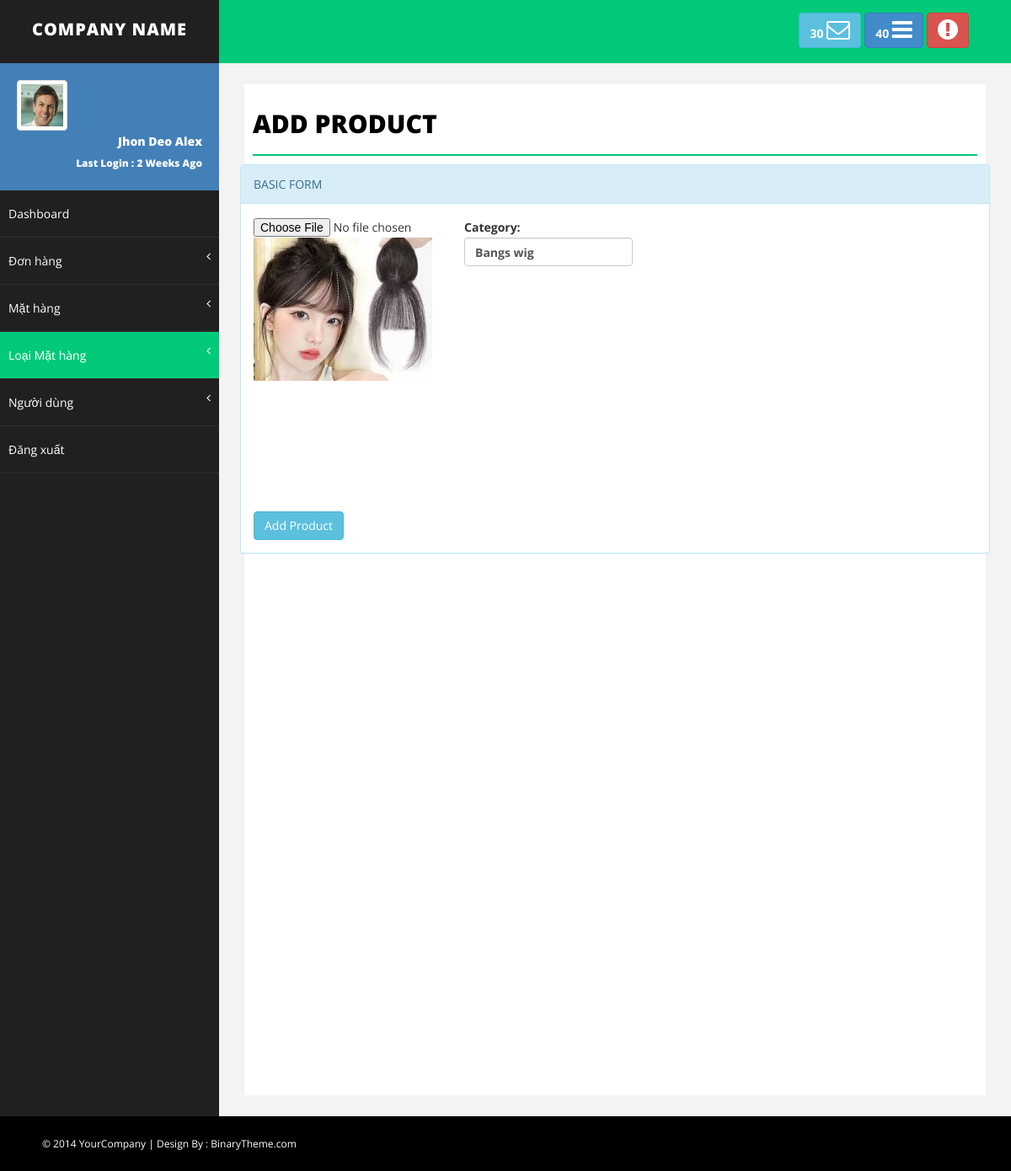
/bs-advance-admin/advance-admin/edt-category.php?category=Bangs wig, run on the app's committed database.
### tables this page shows
CREATE TABLE `category` (
  `id` int(11) NOT NULL,
  `category` varchar(20) NOT NULL,
  `cover` text NOT NULL
);

### bs-advance-admin/advance-admin/control.php (called while the page is built, shortened)
<?php
include('connect.php');
class dataadmin
{
    function get_category($category)
    {
        global $conn;
        $sql = "SELECT * FROM category WHERE category = '$category'";
        $run = mysqli_query($conn, $sql);
        return $run;
    }
}
?>

### bs-advance-admin/advance-admin/edt-category.php (the view, shortened to what this page needs)
<!DOCTYPE html>
<html xmlns="http://www.w3.org/1999/xhtml">
<head>
    <link rel="stylesheet" href="assets/css/style.css">
    <link href="assets/css/bootstrap.css" rel="stylesheet" />
    <link href="assets/css/font-awesome.css" rel="stylesheet" />
    <link href="assets/css/basic.css" rel="stylesheet" />
    <link href="assets/css/custom.css" rel="stylesheet" />
</head>
<body>
    <?php
    include('control.php');
    $getdata = new dataadmin();
    ?>
    <div id="wrapper">
        <nav class="navbar navbar-default navbar-cls-top " role="navigation" style="margin-bottom: 0">
            <div class="navbar-header">
                <a class="navbar-brand" href="index.html">COMPANY NAME</a>
            </div>
            <div class="header-right">
                <a href="message-task.html" class="btn btn-info" title="New Message"><b>30 </b><i
                        class="fa fa-envelope-o fa-2x"></i></a>
                <a href="message-task.html" class="btn btn-primary" title="New Task"><b>40 </b><i
                        class="fa fa-bars fa-2x"></i></a>
                <a href="login.html" class="btn btn-danger" title="Logout"><i
                        class="fa fa-exclamation-circle fa-2x"></i></a>
            </div>
        </nav>
        <nav class="navbar-default navbar-side" role="navigation">
            <div class="sidebar-collapse">
                <ul class="nav" id="main-menu">
                    <li>
                        <div class="user-img-div">
                            <img src="assets/img/user.png" class="img-thumbnail" />
                            <div class="inner-text">
                                Jhon Deo Alex
                                <br />
                                <small>Last Login : 2 Weeks Ago </small>
                            </div>
                        </div>
                    </li>
                    <li>
                        <a href="index.php">Dashboard</a>
                    </li>
                    <li>
                        <a href="#">Đơn hàng<span class="fa arrow"></span></a>
                    </li>
                    <li>
                        <a href="#">Mặt hàng<span class="fa arrow"></span></a>
                    </li>
                    <li>
                        <a class="active-menu" href="#">Loại Mặt hàng<span class="fa arrow"></span></a>
                    </li>
                    <li>
                        <a href="#">Người dùng<span class="fa arrow"></span></a>
                    </li>
                    <li>
                        <a href="logout.html">Đăng xuất</a>
                    </li>
                </ul>
            </div>
        </nav>
        <div id="page-wrapper">
            <div id="page-inner">
                <div class="row">
                    <div class="col-md-12">
                        <h1 class="page-head-line">Add Product</h1>
                    </div>
                </div>
                <div class="row">
                    <div>
                        <div class="panel panel-info">
                            <div class="panel-heading">
                                BASIC FORM
                            </div>
                            <div class="panel-body">
                                <?php
                                $getCategory = $getdata->get_category($_GET['category']);
                                foreach ($getCategory as $category)
                                ?>
                                <form method="POST" enctype="multipart/form-data">
                                    <div style="display: flex;">
                                        <div class="cover">
                                            <input type="file" name="cover" onchange="previewImage(event)">
                                            <img class="cover-art" id="preview"
                                                src="img/cover/<?php echo $category['cover'] ?>" alt="Preview Image">
                                        </div>
                                        <div class="form-group">
                                            <label>Category:
                                                <input class="form-control" name="category" type="text"
                                                    value="<?php echo $category['category'] ?>">
                                            </label>
                                        </div>
                                    </div>
                                    <input type="submit" name='submit' class="btn btn-info" value="Add Product">
                                </form>
                            </div>
                        </div>
                    </div>
                </div>
            </div>
        </div>
    </div>
    <div id="footer-sec">
        &copy; 2014 YourCompany | Design By : <a href="http://www.binarytheme.com/" target="_blank">BinaryTheme.com</a>
    </div>
</body>
</html>

### bs-advance-admin/advance-admin/assets/css/style.css (style rules this page uses)
.cover { width: 250px; height:350px; }
.cover-art { max-width: 212px; max-height: 316px; min-height: 100px; }

### bs-advance-admin/advance-admin/assets/css/basic.css (style rules this page uses)
body { font-family: 'Open Sans', sans-serif; line-height:25px; }
#wrapper { width: 100%; background: #202020; }
#page-wrapper { padding: 15px 15px; min-height: 600px; background: #F3F3F3; }
#page-inner { width: 100%; margin: 10px 20px 10px 0px; background-color: #fff!important; padding: 10px; min-height: 1200px; }
.page-head-line { font-size: 30px; text-transform: uppercase; color: #000; font-weight: 800; padding-bottom: 20px; border-bottom: 2px solid #00CA79; margin-bottom: 10px; }
.navbar-cls-top .navbar-brand { color: #fff; background: #202020; width: 260px; text-align: center; height: 75px; font-size: 20px; letter-spacing: 1px; font-weight: 900; padding-top: 25px; text-transform:uppercase; }
.header-right { color: #fff; padding: 15px 50px 5px 50px; float: right; font-size: 16px; }
.user-img-div { min-height: 140px; padding: 20px; background-color: #4380B8; }
.user-img-div img { max-height: 60px; }
.user-img-div .inner-text { text-align: right; position: relative; color: #fff; font-weight: 800; line-height: 25px; }
.active-menu { background-color: #00CA79!important; }
.arrow { float: right; }
.fa.arrow:before { content: "\f104"; }
.sidebar-collapse, .sidebar-collapse .nav { background: none; }
.sidebar-collapse .nav { padding: 0; }
.sidebar-collapse .nav > li > a { color: #fff; background: #202020; text-shadow: none; padding: 15px 40px; border-bottom: 1px solid #2F2E31; }
.sidebar-collapse > .nav > li > a { padding: 15px 10px; }
.navbar-side { border: none; background-color: #202020; }
.navbar-cls-top { background: #00CA79; border-bottom: none; }
.navbar-default { border: 0px solid black; }
.navbar-header { background: #000000; }
#footer-sec { background-color:#000; padding:20px 50px; color:#fff; font-size:12px; }
#footer-sec a { color:#fff; }
@media (min-width:768px) { #page-wrapper { margin: 0 0 0 260px; padding: 15px 30px; min-height: 1200px; } }
@media (min-width:768px) { .navbar-side { z-index: 1; position: absolute; width: 260px; } }
@media (min-width:768px) { .navbar { border-radius: 0px; } }

### data on the page
category: cover (picture), category "Bangs wig"
